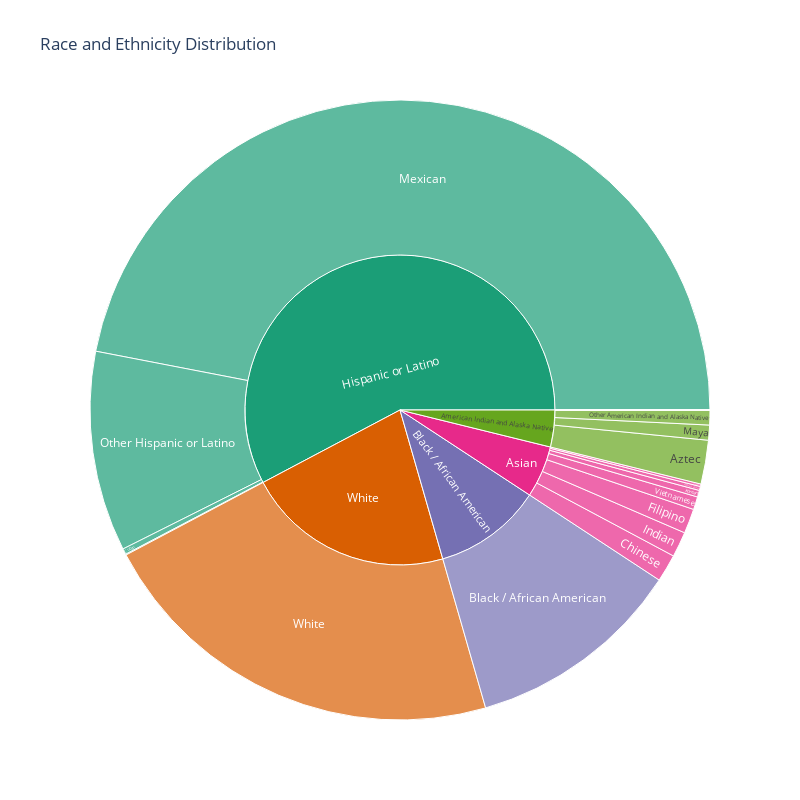

Source (notebook cell):
### Code cell
sunburst = px.sunburst(
    merged_df,
    path=['Ethnicity', 'Race'],
    values='Race Count',
    title='Race and Ethnicity Distribution',
    color_discrete_sequence=px.colors.qualitative.Dark2
)

sunburst.update_layout(
    width=800,  
    height=800  
)

sunburst.show()

### Figure 1 — Plotly figure (JSON) as saved in the notebook; plotly's stock layout.template omitted (floating-point values rounded to 4 significant figures)
{"data": [{"branchvalues": "total", "domain": {"x": [0, 1], "y": [0, 1]}, "hovertemplate": "labels=%{label}<br>Race Count=%{value}<br>parent=%{parent}<br>id=%{id}<extra></extra>", "ids": ["American Indian and Alaska Native/Aztec", "Black / African American/Black / African American", "American Indian and Alaska Native/Blackfeet Tribe of the Blackfeet Indian Reservation of Montana", "Asian/Chinese", "Hispanic or Latino/Cuban", "Asian/Filipino", "Asian/Indian", "Asian/Japanese", "Asian/Korean", "American Indian and Alaska Native/Maya", "Hispanic or Latino/Mexican", "American Indian and Alaska Native/Native Village of Barrow Inupiat Traditional Government", "American Indian and Alaska Native/Navajo Nation", "American Indian and Alaska Native/Nome Eskimo Community", "American Indian and Alaska Native/Other American Indian and Alaska Native", "Asian/Other Asian", "Hispanic or Latino/Other Hispanic or Latino", "Hispanic or Latino/Puerto Rican", "Asian/Vietnamese", "White/White", "American Indian and Alaska Native", "Asian", "Black / African American", "Hispanic or Latino", "White"], "labels": ["Aztec", "Black / African American", "Blackfeet Tribe of the Blackfeet Indian Reservation of Montana", "Chinese", "Cuban", "Filipino", "Indian", "Japanese", "Korean", "Maya", "Mexican", "Native Village of Barrow Inupiat Traditional Government", "Navajo Nation", "Nome Eskimo Community", "Other American Indian and Alaska Native", "Other Asian", "Other Hispanic or Latino", "Puerto Rican", "Vietnamese", "White", "American Indian and Alaska Native", "Asian", "Black / African American", "Hispanic or Latino", "White"], "name": "", "parents": ["American Indian and Alaska Native", "Black / African American", "American Indian and Alaska Native", "Asian", "Hispanic or Latino", "Asian", "Asian", "Asian", "Asian", "American Indian and Alaska Native", "Hispanic or Latino", "American Indian and Alaska Native", "American Indian and Alaska Native", "American Indian and Alaska Native", "American Indian and Alaska Native", "Asian", "Hispanic or Latino", "Hispanic or Latino", "Asian", "White", "", "", "", "", ""], "type": "sunburst", "values": [716, 3544, 0, 451, 95, 403, 414, 41, 109, 245, 14722, 0, 0, 0, 243, 65, 3273, 14, 210, 6805, 1204, 1693, 3544, 18104, 6805]}], "layout": {"height": 800, "legend": {"tracegroupgap": 0}, "sunburstcolorway": ["rgb(27,158,119)", "rgb(217,95,2)", "rgb(117,112,179)", "rgb(231,41,138)", "rgb(102,166,30)", "rgb(230,171,2)", "rgb(166,118,29)", "rgb(102,102,102)"], "title": {"text": "Race and Ethnicity Distribution"}, "width": 800}}
